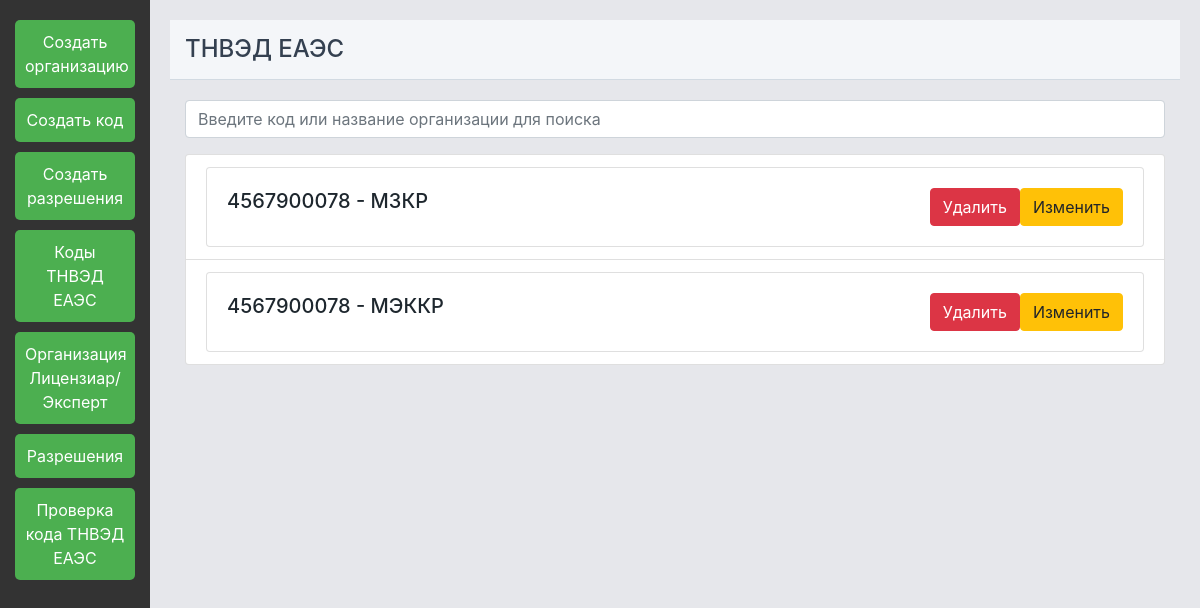
The app's page /permissions/, older data.
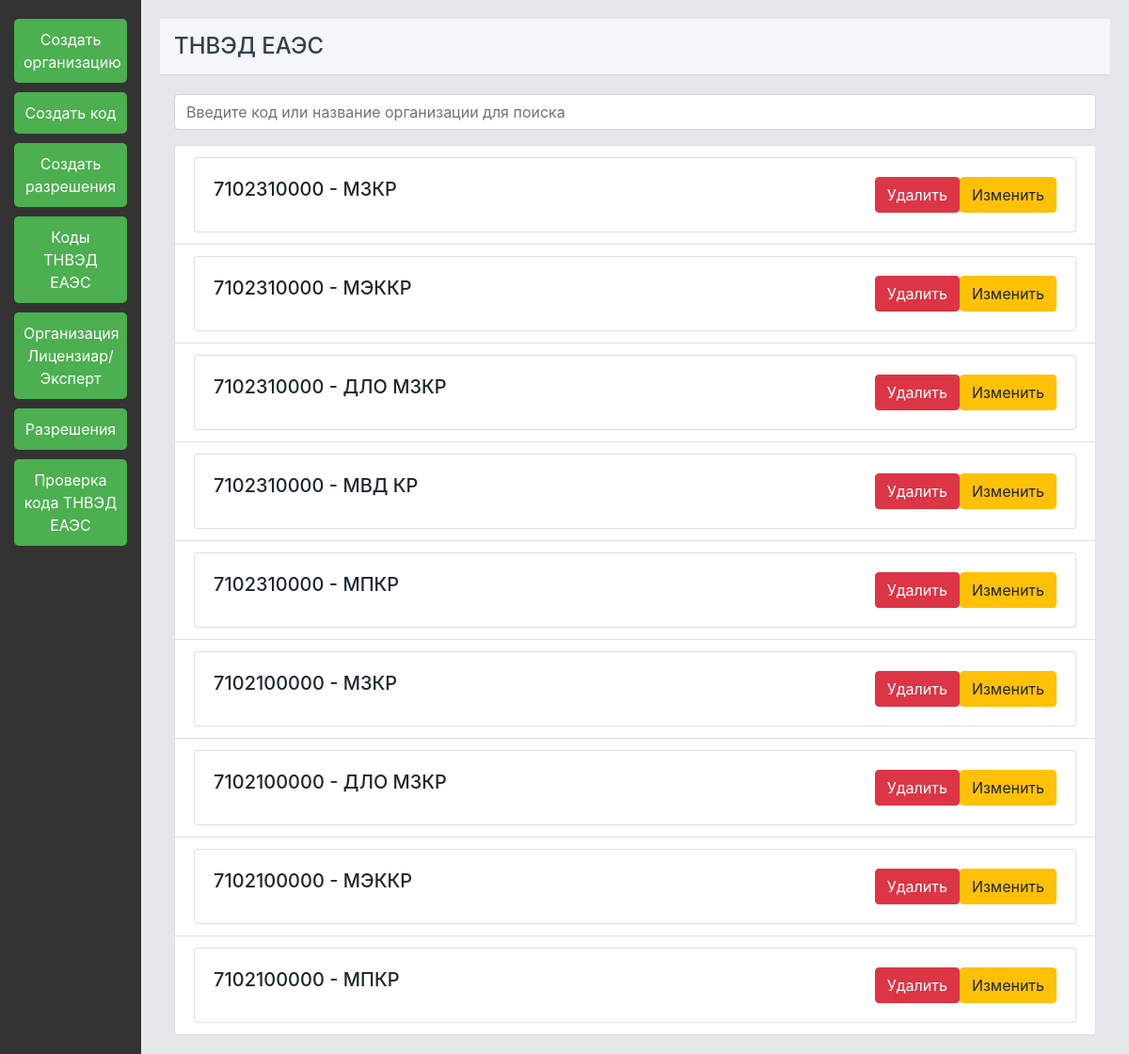
The same page, newer data.
### tnvedcode/models.py (models this page shows, shortened)
class Permission(models.Model):
    code = models.ForeignKey(TnvedCode, on_delete=models.CASCADE)
    organization = models.ForeignKey(Organization, on_delete=models.CASCADE)
    import_status_legal = models.CharField(max_length=1, choices=IMPORT_STATUS_CHOICES, default='-', verbose_name='Статус ввоза для юридических лиц')
    import_status_individual = models.CharField(max_length=1, choices=IMPORT_STATUS_CHOICES, default='-', verbose_name='Статус ввоза для физических лиц')
    class Meta:
        unique_together = ['code', 'organization']

class TnvedCode(models.Model):
    IMPORT_STATUS_CHOICES = [
        ('+', '+'),
        ('-', '-'),
        ('x', 'x'),
    ]
    code = models.IntegerField(unique=True, verbose_name='Код товара')
    name = models.CharField(max_length=255, verbose_name='Наименование группы товара')
    import_status_legal_private = models.CharField(max_length=1, choices=IMPORT_STATUS_CHOICES, default='-',
                                                   verbose_name='Статус ввоза для юридических лиц частных компаний')
    import_status_individual_private = models.CharField(max_length=1, choices=IMPORT_STATUS_CHOICES, default='-',
                                                        verbose_name='Статус ввоза для физических лиц частных компаний')

class Organization(models.Model):
    name = models.CharField(max_length=100, unique=True, verbose_name='Название организации')

### tnvedcode/views.py (the view)
# urls.py: path('permissions/', views.all_permissions, name='all_permissions'),
def all_permissions(request):
    permissions = Permission.objects.all()
    return render(request, 'tnvedcode/all_permissions.html', {'permissions': permissions})

### templates/tnvedcode/all_permissions.html (shortened to what this page needs)
{% extends 'base.html' %}
{% block content %}
    <div class="container">
        <div class="mb-3">
            <input type="text" id="searchInput" class="form-control" placeholder="Введите код или название организации для поиска">
        </div>
        <ul class="list-group" id="permissionList">
            {% for permission in permissions %}
                <li class="list-group-item">
                    <div class="card">
                        <div class="card-body d-flex justify-content-between align-items-center">
                            <h5 class="card-title">{{ permission.code.code }} - {{ permission.organization.name }}</h5>
                            <div class="d-flex">
                                <div class="btn-group" role="group">
                                    <form method="post" action="{% url 'delete_permission' code=permission.code.code organization_name=permission.organization.name %}">
                                        <button type="submit" class="btn btn-danger">Удалить</button>
                                    </form>
                                    <form method="post" action="{% url 'update_permission' code=permission.code.code organization_name=permission.organization.name %}">
                                        <button type="submit" class="btn btn-warning">Изменить</button>
                                    </form>
                                </div>
                            </div>
                        </div>
                    </div>
                </li>
            {% endfor %}
        </ul>
    </div>
{% endblock %}

### templates/base.html (shortened to what this page needs)
<!DOCTYPE html>
<html lang="en">
<head>
    <link href="https://maxcdn.bootstrapcdn.com/bootstrap/4.5.2/css/bootstrap.min.css" rel="stylesheet">
    <link rel="stylesheet" href="https://rsms.me/inter/inter.css">
</head>
<body>
    <div class="page">
        <aside class="navbar-vertical">
            <a href="{% url 'create_organization' %}">Создать организацию</a>
            <a href="{% url 'create_tnved_code' %}">Создать код</a>
            <a href="{% url 'create_permission' %}">Создать разрешения</a>
            <a href="{% url 'all_codes' %}">Коды ТНВЭД ЕАЭС</a>
            <a href="{% url 'all_оrganizations' %}">Организация Лицензиар/Эксперт</a>
            <a href="{% url 'all_permissions' %}">Разрешения</a>
            <a href="{% url 'permission-search' code='7102100000' %}">Проверка кода ТНВЭД ЕАЭС</a>
        </aside>
        <div class="page-wrapper">
            <header>
                <h2>ТНВЭД ЕАЭС</h2>
            </header>
            <main>
                {% block content %}
                {% endblock %}
            </main>
        </div>
    </div>
</body>
</html>

### templates/base.html (style rules this page uses)
body { font-family: 'Inter', sans-serif; background-color: #e6e7eb; color: #1e272e; margin: 0; padding: 0; height: 100vh; display: flex; flex-direction: column; }
main { padding-top: 20px; }
header { background: #f4f6f9; border-bottom: 1px solid #d2dae2; padding: 15px; display: flex; justify-content: space-between; align-items: center; }
header h2 { font-size: 1.5rem; margin: 0; color: #344050; }
.page { display: flex; flex-direction: row; height: 100vh; }
.navbar-vertical { width: 150px; background: #333; color: white; padding-top: 20px; height: 100%; display: flex; flex-direction: column; align-items: center; }
.navbar-vertical a { display: block; padding: 10px; margin-bottom: 10px; width: 80%; text-align: center; text-decoration: none; color: #fff; background-color: #4CAF50; border-radius: 5px; transition: background-color 0.3s; }
.page-wrapper { flex: 1; padding: 20px; height: 100%; overflow-y: auto; }

Row changes from the older to the newer data that the page shows:
changed through a linked row, Permission (number 1 of 9 on the later page): code.code "4567900078" → "7102310000"
changed through a linked row, Permission (number 2 of 9 on the later page): code.code "4567900078" → "7102310000"
added Permission: code.code "7102310000", organization.name "ДЛО МЗКР"
added Permission: code.code "7102310000", organization.name "МВД КР"
added Permission: code.code "7102310000", organization.name "МПКР"
added Permission: code.code "7102100000", organization.name "МЗКР"
added Permission: code.code "7102100000", organization.name "ДЛО МЗКР"
added Permission: code.code "7102100000", organization.name "МЭККР"
added Permission: code.code "7102100000", organization.name "МПКР"
